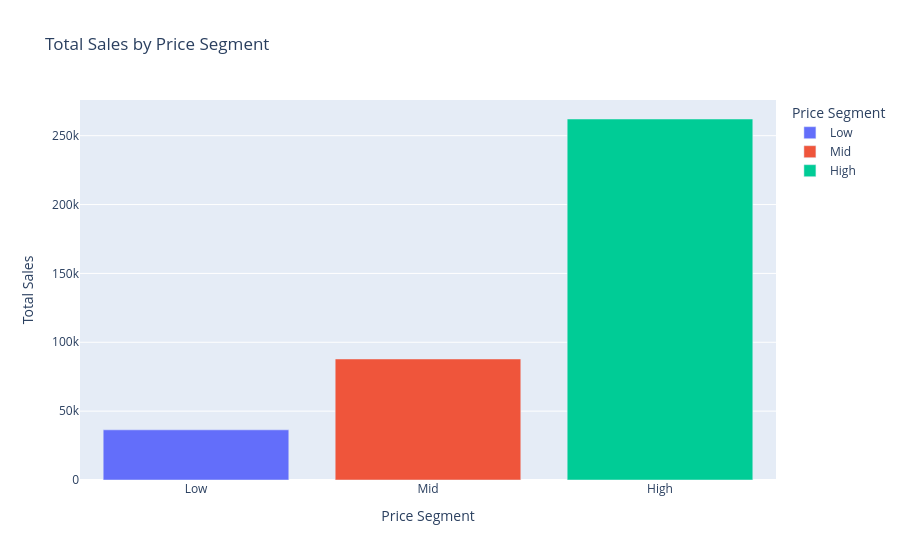

Source (notebook cell):
### Code cell
import plotly.express as px

# دمج البيانات للحصول على إجمالي المبيعات لكل فئة سعرية
total_sales_by_segment = orders_with_products.groupby('PriceSegment')['Total Sales'].sum().reset_index()

# إنشاء المخطط الشريطي
fig = px.bar(total_sales_by_segment, 
             x='PriceSegment', 
             y='Total Sales', 
             title='Total Sales by Price Segment',  # العنوان بالإنجليزية
             labels={'PriceSegment': 'Price Segment', 'Total Sales': 'Total Sales'},  # تسميات المحاور بالإنجليزية
             color='PriceSegment')

# عرض المخطط
fig.show()

### Figure 1 — Plotly figure (JSON) as saved in the notebook; plotly's stock layout.template omitted (floating-point values rounded to 4 significant figures)
{"data": [{"alignmentgroup": "True", "hovertemplate": "Price Segment=%{x}<br>Total Sales=%{y}<extra></extra>", "legendgroup": "Low", "marker": {"color": "#636efa", "pattern": {"shape": ""}}, "name": "Low", "offsetgroup": "Low", "orientation": "v", "showlegend": true, "textposition": "auto", "type": "bar", "x": ["Low"], "xaxis": "x", "y": [36430.0], "yaxis": "y"}, {"alignmentgroup": "True", "hovertemplate": "Price Segment=%{x}<br>Total Sales=%{y}<extra></extra>", "legendgroup": "Mid", "marker": {"color": "#EF553B", "pattern": {"shape": ""}}, "name": "Mid", "offsetgroup": "Mid", "orientation": "v", "showlegend": true, "textposition": "auto", "type": "bar", "x": ["Mid"], "xaxis": "x", "y": [87880.0], "yaxis": "y"}, {"alignmentgroup": "True", "hovertemplate": "Price Segment=%{x}<br>Total Sales=%{y}<extra></extra>", "legendgroup": "High", "marker": {"color": "#00cc96", "pattern": {"shape": ""}}, "name": "High", "offsetgroup": "High", "orientation": "v", "showlegend": true, "textposition": "auto", "type": "bar", "x": ["High"], "xaxis": "x", "y": [262100.0], "yaxis": "y"}], "layout": {"barmode": "relative", "legend": {"title": {"text": "Price Segment"}, "tracegroupgap": 0}, "title": {"text": "Total Sales by Price Segment"}, "xaxis": {"anchor": "y", "categoryarray": ["Low", "Mid", "High"], "categoryorder": "array", "domain": [0, 1], "title": {"text": "Price Segment"}}, "yaxis": {"anchor": "x", "domain": [0, 1], "title": {"text": "Total Sales"}}}}
